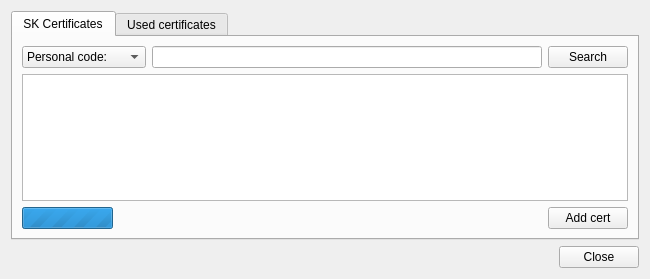
<?xml version="1.0" encoding="UTF-8"?>
<ui version="4.0">
 <class>CertAddDialog</class>
 <widget class="QWidget" name="CertAddDialog">
  <property name="windowModality">
   <enum>Qt::WindowModal</enum>
  </property>
  <property name="geometry">
   <rect>
    <x>0</x>
    <y>0</y>
    <width>650</width>
    <height>279</height>
   </rect>
  </property>
  <property name="windowTitle">
   <string>Add Recipient</string>
  </property>
  <layout class="QVBoxLayout" name="verticalLayout">
   <item>
    <widget class="QTabWidget" name="tabWidget">
     <property name="currentIndex">
      <number>0</number>
     </property>
     <widget class="QWidget" name="skCerts">
      <attribute name="title">
       <string>SK Certificates</string>
      </attribute>
      <layout class="QVBoxLayout" name="skCertsLayout">
       <item>
        <layout class="QHBoxLayout" name="searchLayout">
         <item>
          <widget class="QComboBox" name="searchType">
           <item>
            <property name="text">
             <string>Personal code:</string>
            </property>
           </item>
           <item>
            <property name="text">
             <string>Company name:</string>
            </property>
           </item>
           <item>
            <property name="text">
             <string>Company reg no:</string>
            </property>
           </item>
          </widget>
         </item>
         <item>
          <widget class="QLineEdit" name="searchContent"/>
         </item>
         <item>
          <widget class="QPushButton" name="search">
           <property name="text">
            <string>Search</string>
           </property>
          </widget>
         </item>
        </layout>
       </item>
       <item>
        <widget class="QTreeView" name="skView">
         <property name="horizontalScrollBarPolicy">
          <enum>Qt::ScrollBarAlwaysOff</enum>
         </property>
         <property name="selectionMode">
          <enum>QAbstractItemView::ExtendedSelection</enum>
         </property>
         <property name="rootIsDecorated">
          <bool>false</bool>
         </property>
         <property name="sortingEnabled">
          <bool>true</bool>
         </property>
         <attribute name="headerShowSortIndicator" stdset="0">
          <bool>true</bool>
         </attribute>
         <attribute name="headerStretchLastSection">
          <bool>false</bool>
         </attribute>
        </widget>
       </item>
       <item>
        <layout class="QHBoxLayout" name="skCertsAddLayout" stretch="0,1,0">
         <item>
          <widget class="QProgressBar" name="progress">
           <property name="maximum">
            <number>0</number>
           </property>
          </widget>
         </item>
         <item>
          <widget class="QLabel" name="certAddStatus"/>
         </item>
         <item>
          <widget class="QPushButton" name="add">
           <property name="text">
            <string>Add cert</string>
           </property>
          </widget>
         </item>
        </layout>
       </item>
      </layout>
     </widget>
     <widget class="QWidget" name="used">
      <attribute name="title">
       <string>Used certificates</string>
      </attribute>
      <layout class="QGridLayout" name="storeLayout">
       <item row="0" column="0" colspan="3">
        <widget class="QTreeView" name="usedView">
         <property name="horizontalScrollBarPolicy">
          <enum>Qt::ScrollBarAlwaysOff</enum>
         </property>
         <property name="selectionMode">
          <enum>QAbstractItemView::ExtendedSelection</enum>
         </property>
         <property name="rootIsDecorated">
          <bool>false</bool>
         </property>
         <property name="sortingEnabled">
          <bool>true</bool>
         </property>
         <attribute name="headerShowSortIndicator" stdset="0">
          <bool>true</bool>
         </attribute>
         <attribute name="headerStretchLastSection">
          <bool>false</bool>
         </attribute>
        </widget>
       </item>
       <item row="2" column="0">
        <spacer name="removeSpacer">
         <property name="orientation">
          <enum>Qt::Horizontal</enum>
         </property>
         <property name="sizeHint" stdset="0">
          <size>
           <width>483</width>
           <height>13</height>
          </size>
         </property>
        </spacer>
       </item>
       <item row="2" column="1">
        <widget class="QPushButton" name="find">
         <property name="text">
          <string>Select</string>
         </property>
        </widget>
       </item>
       <item row="2" column="2">
        <widget class="QPushButton" name="remove">
         <property name="text">
          <string>Remove</string>
         </property>
        </widget>
       </item>
      </layout>
     </widget>
    </widget>
   </item>
   <item>
    <widget class="QDialogButtonBox" name="buttonBox">
     <property name="standardButtons">
      <set>QDialogButtonBox::Close</set>
     </property>
    </widget>
   </item>
  </layout>
 </widget>
 <resources/>
 <connections>
  <connection>
   <sender>searchContent</sender>
   <signal>returnPressed()</signal>
   <receiver>search</receiver>
   <slot>click()</slot>
   <hints>
    <hint type="sourcelabel">
     <x>252</x>
     <y>51</y>
    </hint>
    <hint type="destinationlabel">
     <x>454</x>
     <y>51</y>
    </hint>
   </hints>
  </connection>
  <connection>
   <sender>buttonBox</sender>
   <signal>rejected()</signal>
   <receiver>CertAddDialog</receiver>
   <slot>close()</slot>
   <hints>
    <hint type="sourcelabel">
     <x>252</x>
     <y>254</y>
    </hint>
    <hint type="destinationlabel">
     <x>252</x>
     <y>137</y>
    </hint>
   </hints>
  </connection>
 </connections>
</ui>
